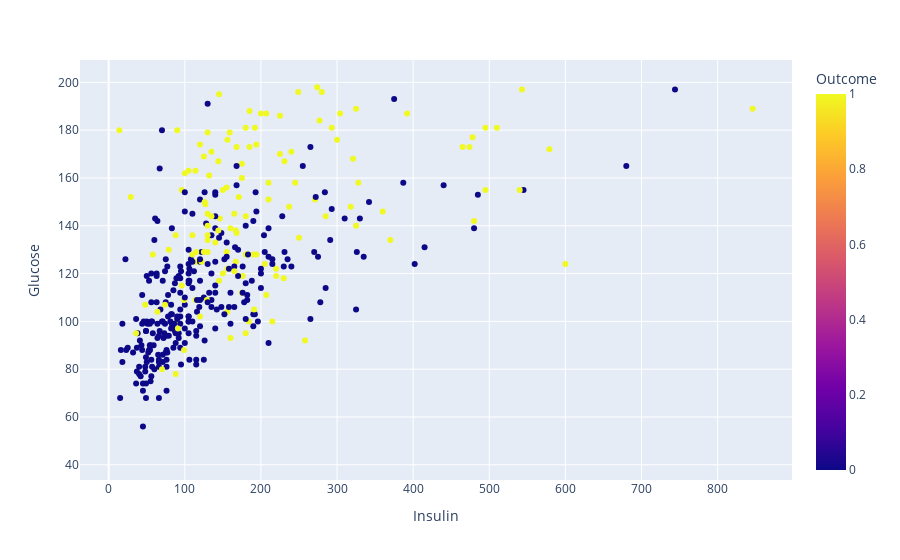

This figure's notebook cell:
### Markdown cell above
- 觀察葡萄糖與糖尿病的分布估計圖，可以發現有糖尿病的患者有較多葡萄糖的一個現象
- 而胰島素與糖尿病的分布估計圖，可以發現不管是否有糖尿病都集中在0的附近

### Code cell
scatter('Insulin', 'Glucose')

### Figure 1 — Plotly figure (JSON) as saved in the notebook; plotly's stock layout.template omitted (floating-point values rounded to 4 significant figures; data arrays with more than 128 entries replaced by an {"elided": "..."} marker saying what was removed)
{"data": [{"hovertemplate": "Insulin=%{x}<br>Glucose=%{y}<br>Outcome=%{marker.color}<extra></extra>", "legendgroup": "", "marker": {"color": {"elided": "768 int values"}, "coloraxis": "coloraxis", "symbol": "circle"}, "mode": "markers", "name": "", "orientation": "v", "showlegend": false, "type": "scatter", "x": {"elided": "768 int values"}, "xaxis": "x", "y": {"elided": "768 int values"}, "yaxis": "y"}], "layout": {"coloraxis": {"colorbar": {"title": {"text": "Outcome"}}, "colorscale": [[0, "#0d0887"], [0.1111, "#46039f"], [0.2222, "#7201a8"], [0.3333, "#9c179e"], [0.4444, "#bd3786"], [0.5556, "#d8576b"], [0.6667, "#ed7953"], [0.7778, "#fb9f3a"], [0.8889, "#fdca26"], [1, "#f0f921"]]}, "legend": {"tracegroupgap": 0}, "margin": {"t": 60}, "xaxis": {"anchor": "y", "domain": [0, 1], "title": {"text": "Insulin"}}, "yaxis": {"anchor": "x", "domain": [0, 1], "title": {"text": "Glucose"}}}}
